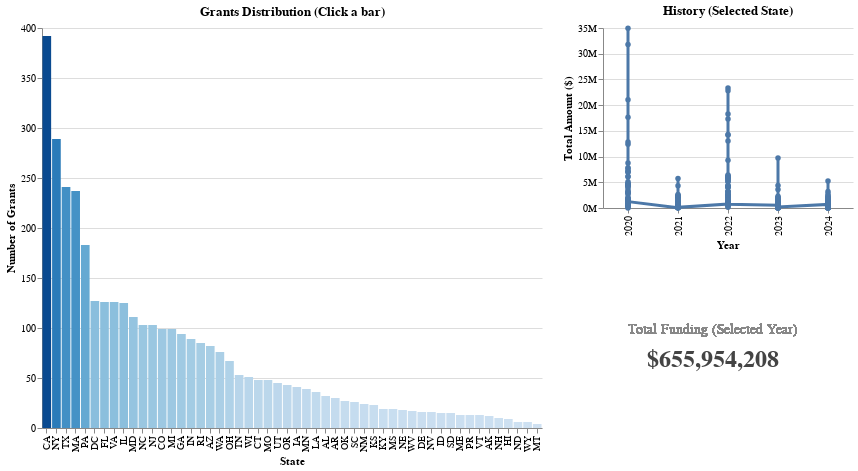

The notebook cell saved with this chart:
### Code cell
import altair as alt
import pandas as pd

# 0. SETUP
alt.data_transformers.enable("default")

# 1. DATA PREPARATION

# A. Yearly Data (Specific Years)
q1_yearly = (
    df_grants.groupby(["state", "year"])
    .agg(grants_count=("award_id", "count"), total_amount=("award_amount", "sum"))
    .reset_index()
)

# B. Global Data (Year 0 = "All Time")
q1_total = (
    df_grants.groupby(["state"])
    .agg(grants_count=("award_id", "count"), total_amount=("award_amount", "sum"))
    .reset_index()
)
q1_total["year"] = 0  # Assign 0 for the aggregate

# C. Combine
q1_full = pd.concat([q1_yearly, q1_total], ignore_index=True)


# 2. INTERACTION SETUP
# Get list of years from data + Add 0
years = sorted(q1_yearly["year"].unique())
year_options = [0] + years
year_labels = ["All Years (Total)"] + [str(y) for y in years]

input_element = alt.binding_select(
    options=year_options, labels=year_labels, name="Select Year: "
)

try:
    # Modern Altair
    year_select = alt.selection_point(
        name="year_select", fields=["year"], bind=input_element, value=[{"year": 0}]
    )
    state_select = alt.selection_point(
        name="state_select", fields=["state"], empty="all"
    )
except AttributeError:
    # Older Altair
    year_select = alt.selection_single(
        name="year_select", fields=["year"], bind=input_element, init={"year": 0}
    )
    state_select = alt.selection_single(
        name="state_select", fields=["state"], empty="all"
    )


# 3. LEFT COLUMN: MAIN BAR CHART
# Uses q1_full to show either specific year stats or All-Time totals
bars = (
    alt.Chart(q1_full)
    .mark_bar()
    .encode(
        x=alt.X("state:N", sort="-y", title="State"),
        y=alt.Y("grants_count:Q", title="Number of Grants"),
        color=alt.condition(
            state_select,
            alt.Color("grants_count:Q", scale=alt.Scale(scheme="blues"), legend=None),
            alt.value("#f0f0f0"),  # Light gray for unselected
        ),
        tooltip=[
            alt.Tooltip("state:N"),
            alt.Tooltip("year:O", title="Year"),
            alt.Tooltip("grants_count:Q", title="Grants"),
            alt.Tooltip("total_amount:Q", format="$,.0f", title="Total Amount"),
        ],
    )
    .add_params(year_select, state_select)
    .transform_filter(year_select)  # <--- Listens to Dropdown
    .properties(width=500, height=400, title="Grants Distribution (Click a bar)")
)


# 4. RIGHT COLUMN: EVOLUTION + KPI

# A. Evolution Chart (Top Right)
# Uses q1_yearly ONLY (excludes Year 0 so it doesn't plot a weird point)
trend_chart = (
    alt.Chart(q1_yearly)
    .mark_line(point=True, strokeWidth=3)
    .encode(
        x=alt.X("year:O", title="Year"),
        y=alt.Y("total_amount:Q", title="Total Amount ($)", axis=alt.Axis(format="~s")),
        color=alt.value("#4c78a8"),
        tooltip=[alt.Tooltip("year:O"), alt.Tooltip("total_amount:Q", format="$,.0f")],
    )
    .transform_filter(state_select)  # Listens to Click
    .properties(
        width=250,
        height=180,
        title="History (Selected State)",
    )
)

# B. KPI Text (Bottom Right)
# Uses q1_full to show correct totals based on dropdown
base_text = (
    alt.Chart(q1_full).transform_filter(year_select).transform_filter(state_select)
)

# Layer 1: Label
label = base_text.mark_text(align="center", color="#888", fontSize=14, dy=-15).encode(
    text=alt.value("Total Funding (Selected Year)"), y=alt.value(75), x=alt.value(110)
)

# Layer 2: Value
value = base_text.mark_text(
    align="center",
    color="#444",
    fontSize=24,
    fontWeight="bold",
    dy=15,
).encode(
    text=alt.Text("sum(total_amount):Q", format="$,.0f"),
    y=alt.value(75),
    x=alt.value(110),
)

kpi_section = (label + value).properties(width=225, height=155)


# 5. ASSEMBLE
right_col = trend_chart & kpi_section

final_q1 = (
    (bars | right_col).resolve_scale(color="independent").configure_view(stroke=None)
)

final_q1

### Figure 1 — Vega-Lite specification as saved in the notebook (floating-point values rounded to 4 significant figures; data arrays with more than 128 entries replaced by an {"elided": "..."} marker saying what was removed)
{"config": {"view": {"continuousWidth": 300, "continuousHeight": 300, "stroke": null}}, "hconcat": [{"data": {"name": "data-3c4878477410d62beb12edc2d6a863af"}, "mark": {"type": "bar"}, "encoding": {"color": {"condition": {"param": "state_select", "empty": true, "field": "grants_count", "legend": null, "scale": {"scheme": "blues"}, "type": "quantitative"}, "value": "#f0f0f0"}, "tooltip": [{"field": "state", "type": "nominal"}, {"field": "year", "title": "Year", "type": "ordinal"}, {"field": "grants_count", "title": "Grants", "type": "quantitative"}, {"field": "total_amount", "format": "$,.0f", "title": "Total Amount", "type": "quantitative"}], "x": {"field": "state", "sort": "-y", "title": "State", "type": "nominal"}, "y": {"field": "grants_count", "title": "Number of Grants", "type": "quantitative"}}, "height": 400, "name": "view_238", "title": "Grants Distribution (Click a bar)", "transform": [{"filter": {"param": "year_select"}}], "width": 500}, {"vconcat": [{"data": {"name": "data-9bec50a19bbb2e035120a0b16956914c"}, "mark": {"type": "line", "point": true, "strokeWidth": 3}, "encoding": {"color": {"value": "#4c78a8"}, "tooltip": [{"field": "year", "type": "ordinal"}, {"field": "total_amount", "format": "$,.0f", "type": "quantitative"}], "x": {"field": "year", "title": "Year", "type": "ordinal"}, "y": {"axis": {"format": "~s"}, "field": "total_amount", "title": "Total Amount ($)", "type": "quantitative"}}, "height": 180, "title": "History (Selected State)", "transform": [{"filter": {"param": "state_select", "empty": true}}], "width": 250}, {"layer": [{"mark": {"type": "text", "align": "center", "color": "#888", "dy": -15, "fontSize": 14}, "encoding": {"text": {"value": "Total Funding (Selected Year)"}, "x": {"value": 110}, "y": {"value": 75}}, "transform": [{"filter": {"param": "year_select"}}, {"filter": {"param": "state_select", "empty": true}}]}, {"mark": {"type": "text", "align": "center", "color": "#444", "dy": 15, "fontSize": 24, "fontWeight": "bold"}, "encoding": {"text": {"aggregate": "sum", "field": "total_amount", "format": "$,.0f", "type": "quantitative"}, "x": {"value": 110}, "y": {"value": 75}}, "transform": [{"filter": {"param": "year_select"}}, {"filter": {"param": "state_select", "empty": true}}]}], "data": {"name": "data-3c4878477410d62beb12edc2d6a863af"}, "height": 155, "width": 225}]}], "params": [{"name": "year_select", "select": {"type": "point", "fields": ["year"]}, "bind": {"input": "select", "options": [0, 2020.0, 2021.0, 2022.0, 2023.0, 2024.0], "labels": ["All Years (Total)", "2020", "2021", "2022", "2023", "2024"], "name": "Select Year: "}, "value": [{"year": 0}], "views": ["view_238"]}, {"name": "state_select", "select": {"type": "point", "fields": ["state"]}, "views": ["view_238"]}], "resolve": {"scale": {"color": "independent"}}, "$schema": "https://vega.github.io/schema/vega-lite/v5.20.1.json", "datasets": {"data-3c4878477410d62beb12edc2d6a863af": {"elided": "283 records"}, "data-9bec50a19bbb2e035120a0b16956914c": {"elided": "231 records"}}}
